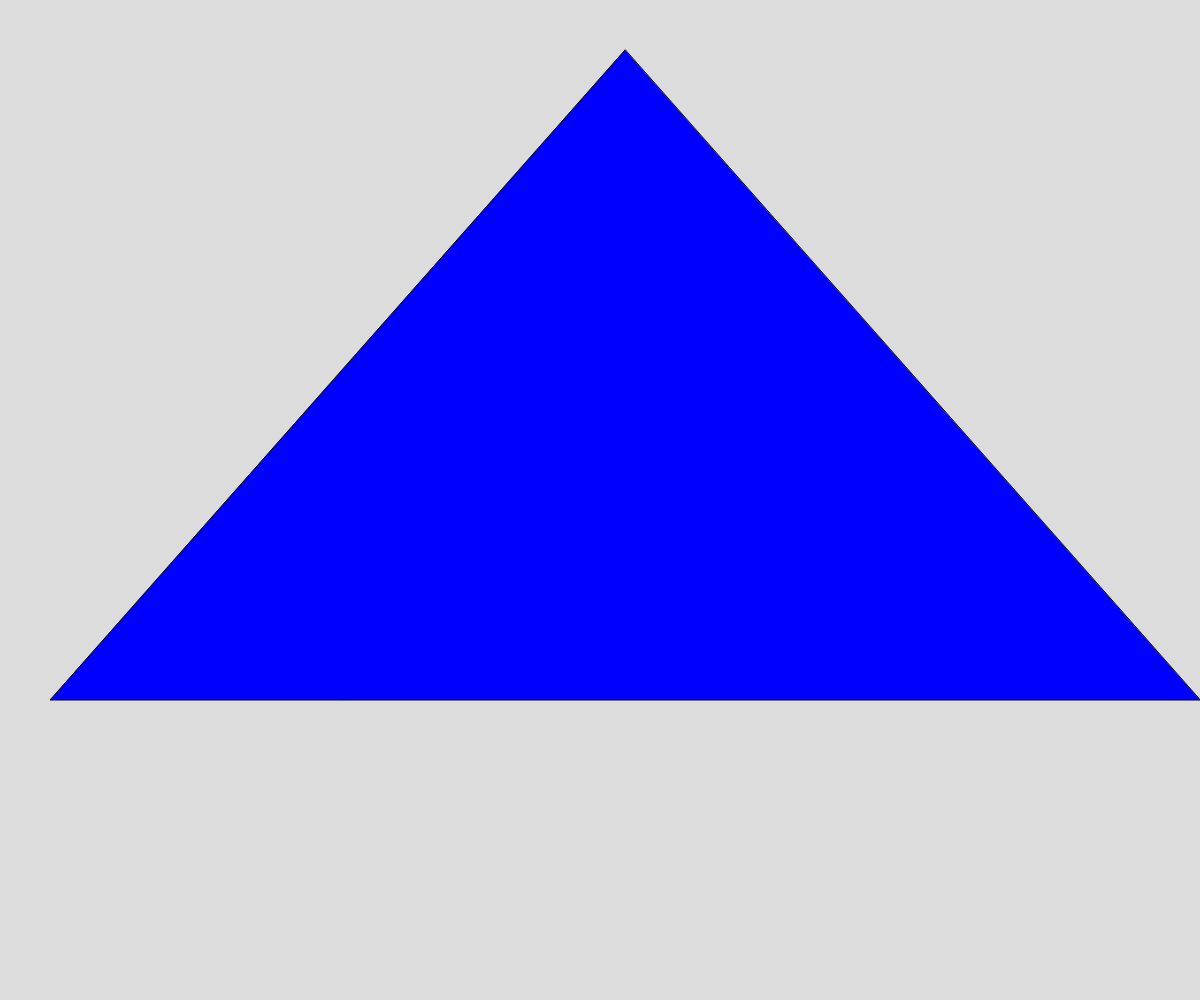
Frame 1 (no input)
Frame 60 (no input): identical to frame 1, image omitted
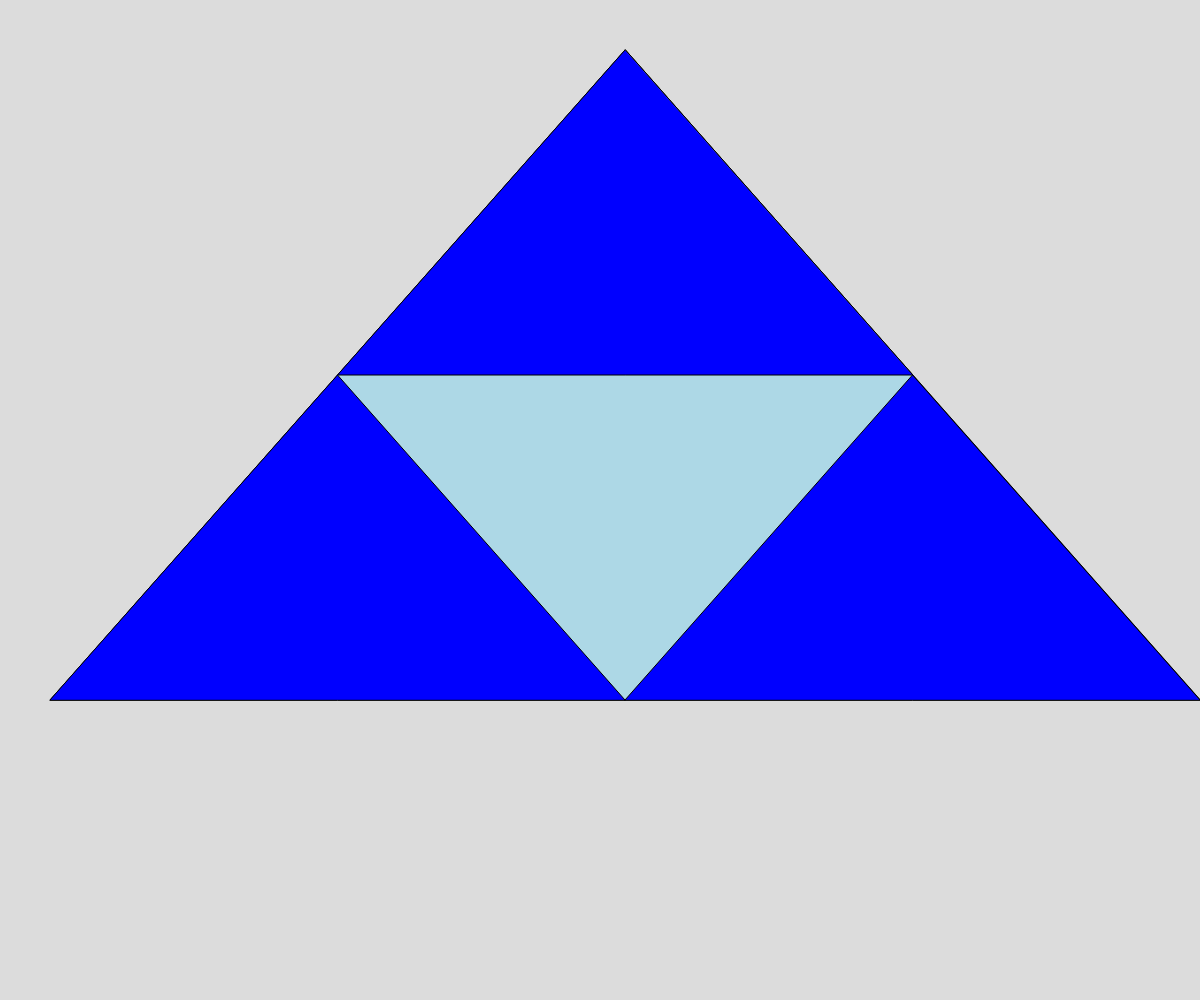
Frame 120 (the mouse pressed at the canvas centre since frame 60)

The p5.js sketch that drew these frames (run headless with seeded random() and noise() and a simulated clock; from frame 60 on, the mouse is pressed at the canvas centre):

// p5.js sketch
// ── sketch.js
// Project Title
// Your Name
// Date
//
// Extra for Experts:
// - describe what you did to take this project "above and beyond"

let initialTriangle = [
  {x : 625, y: 50},
  {x: 50, y: 700},
  {x: 1200, y:700}
];

let theDepth = 0;
let theColors = ["blue","lightblue", "darkblue", "skyblue", "purple", "pink", "cyan", "lightpurple" ];


function setup() {
  createCanvas(windowWidth, windowHeight);
}

function draw() {
  background(220);
  sierpinski(initialTriangle, theDepth);
}

function mousePressed(){
  if(theDepth < 7){
    theDepth++;
  }
}

function sierpinski(points,depth){
  fill(theColors[depth]);

  triangle(points[0].x, points[0].y,
    points[1].x, points[1].y,
    points[2].x, points[2].y,
  );

  
  if(depth > 0){

    sierpinski([points[0], 
      midpoint(points[0], points[1]),
      midpoint(points[0], points[2])], depth-1
    );

    sierpinski([points[1], 
      midpoint(points[0], points[1]),
      midpoint(points[1], points[2])], depth-1
    );

    sierpinski([points[2], 
      midpoint(points[0], points[2]),
      midpoint(points[1], points[2])], depth-1
    );
  }
}

function midpoint(point1, point2){
  let midX = (point1.x + point2.x)/2;
  let midY = (point1.y + point2.y)/2;

  return {x: midX, y: midY};
}
